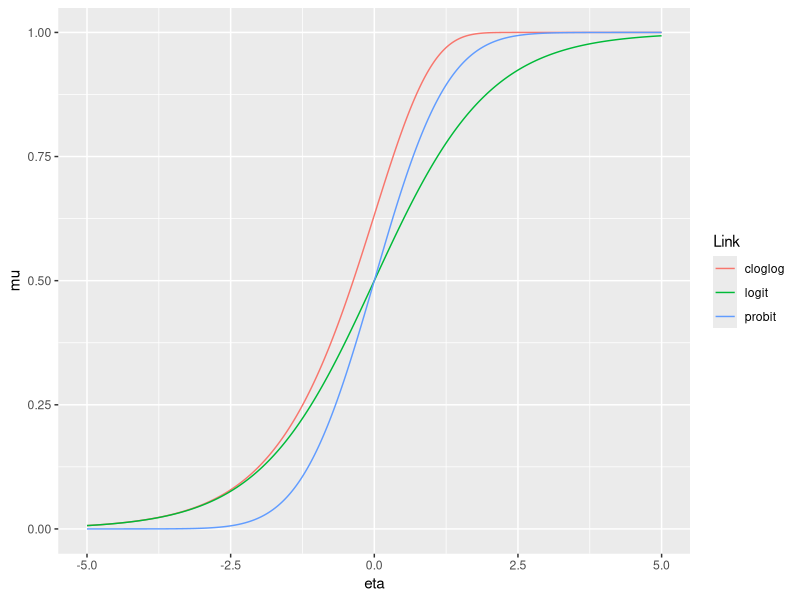

This figure's R source:
## ---- chunk 1
x <- seq(from=-5, to=5, length.out = 10000)
ginv1 <- function(x) exp(x)/(1+exp(x))
ginv2 <- function(x) pnorm(x,mean=0,sd=1)
ginv3 <- function(x) 1-exp(-exp(x))

plotframe <- data.frame(eta = x, 
                        logit = ginv1(x),
                        probit = ginv2(x),
                        cloglog = ginv3(x))

plotframe <- tidyr::pivot_longer(plotframe,
                                 2:4,
                                 names_to = "Link",
                                 values_to = "mu")

library(ggplot2)
ggplot(plotframe)+
  geom_line(aes(x=eta, y=mu,color=Link))
